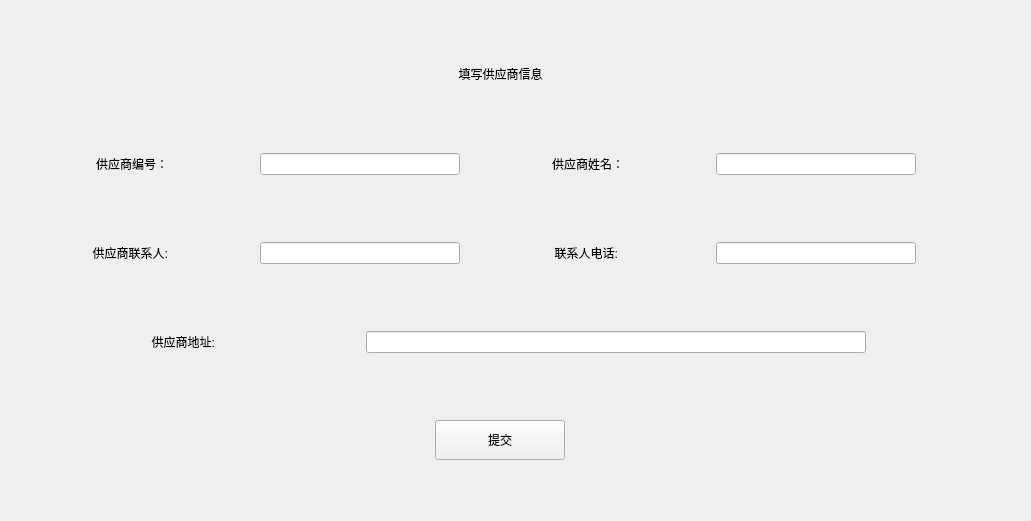
         <widget class="QWidget" name="tb_supplier_add">
          <property name="geometry">
           <rect>
            <x>0</x>
            <y>0</y>
            <width>1031</width>
            <height>521</height>
           </rect>
          </property>
          <attribute name="icon">
           <iconset resource="../main.qrc">
            <normaloff>:/img/resource/add_icon.png</normaloff>:/img/resource/add_icon.png</iconset>
          </attribute>
          <attribute name="label">
           <string>添加供应商信息</string>
          </attribute>
          <widget class="QWidget" name="layoutWidget_6">
           <property name="geometry">
            <rect>
             <x>10</x>
             <y>0</y>
             <width>981</width>
             <height>521</height>
            </rect>
           </property>
           <layout class="QVBoxLayout" name="verticalLayout_9">
            <item>
             <widget class="QLabel" name="label_39">
              <property name="maximumSize">
               <size>
                <width>16777215</width>
                <height>25</height>
               </size>
              </property>
              <property name="text">
               <string>填写供应商信息</string>
              </property>
              <property name="alignment">
               <set>Qt::AlignCenter</set>
              </property>
             </widget>
            </item>
            <item>
             <layout class="QHBoxLayout" name="horizontalLayout_14">
              <item>
               <widget class="QLabel" name="label_40">
                <property name="maximumSize">
                 <size>
                  <width>100</width>
                  <height>16777215</height>
                 </size>
                </property>
                <property name="text">
                 <string>供应商编号：</string>
                </property>
                <property name="alignment">
                 <set>Qt::AlignCenter</set>
                </property>
               </widget>
              </item>
              <item>
               <widget class="QLineEdit" name="supplierid_supplier_add">
                <property name="maximumSize">
                 <size>
                  <width>200</width>
                  <height>16777215</height>
                 </size>
                </property>
                <property name="focusPolicy">
                 <enum>Qt::NoFocus</enum>
                </property>
               </widget>
              </item>
              <item>
               <widget class="QLabel" name="label_41">
                <property name="maximumSize">
                 <size>
                  <width>100</width>
                  <height>16777215</height>
                 </size>
                </property>
                <property name="text">
                 <string>供应商姓名：</string>
                </property>
                <property name="alignment">
                 <set>Qt::AlignCenter</set>
                </property>
               </widget>
              </item>
              <item>
               <widget class="QLineEdit" name="name_supplier_add">
                <property name="maximumSize">
                 <size>
                  <width>200</width>
                  <height>16777215</height>
                 </size>
                </property>
                <property name="focusPolicy">
                 <enum>Qt::StrongFocus</enum>
                </property>
               </widget>
              </item>
             </layout>
            </item>
            <item>
             <layout class="QHBoxLayout" name="horizontalLayout_15">
              <item>
               <widget class="QLabel" name="label_42">
                <property name="maximumSize">
                 <size>
                  <width>100</width>
                  <height>16777215</height>
                 </size>
                </property>
                <property name="text">
                 <string>供应商联系人: </string>
                </property>
                <property name="alignment">
                 <set>Qt::AlignCenter</set>
                </property>
               </widget>
              </item>
              <item>
               <widget class="QLineEdit" name="contact_supplier_add">
                <property name="maximumSize">
                 <size>
                  <width>200</width>
                  <height>16777215</height>
                 </size>
                </property>
                <property name="focusPolicy">
                 <enum>Qt::StrongFocus</enum>
                </property>
               </widget>
              </item>
              <item>
               <widget class="QLabel" name="label_43">
                <property name="maximumSize">
                 <size>
                  <width>100</width>
                  <height>16777215</height>
                 </size>
                </property>
                <property name="text">
                 <string>联系人电话: </string>
                </property>
                <property name="alignment">
                 <set>Qt::AlignCenter</set>
                </property>
               </widget>
              </item>
              <item>
               <widget class="QLineEdit" name="tel_supplier_add">
                <property name="maximumSize">
                 <size>
                  <width>200</width>
                  <height>16777215</height>
                 </size>
                </property>
                <property name="focusPolicy">
                 <enum>Qt::StrongFocus</enum>
                </property>
               </widget>
              </item>
             </layout>
            </item>
            <item>
             <layout class="QHBoxLayout" name="horizontalLayout_16">
              <item>
               <widget class="QLabel" name="label_44">
                <property name="maximumSize">
                 <size>
                  <width>100</width>
                  <height>16777215</height>
                 </size>
                </property>
                <property name="text">
                 <string>供应商地址: </string>
                </property>
                <property name="alignment">
                 <set>Qt::AlignCenter</set>
                </property>
               </widget>
              </item>
              <item>
               <widget class="QLineEdit" name="address_supplier_add">
                <property name="maximumSize">
                 <size>
                  <width>500</width>
                  <height>16777215</height>
                 </size>
                </property>
                <property name="focusPolicy">
                 <enum>Qt::StrongFocus</enum>
                </property>
               </widget>
              </item>
             </layout>
            </item>
            <item>
             <layout class="QHBoxLayout" name="horizontalLayout_17">
              <item>
               <widget class="QPushButton" name="submit_supplier_add">
                <property name="minimumSize">
                 <size>
                  <width>130</width>
                  <height>40</height>
                 </size>
                </property>
                <property name="maximumSize">
                 <size>
                  <width>100</width>
                  <height>16777215</height>
                 </size>
                </property>
                <property name="text">
                 <string>提交</string>
                </property>
               </widget>
              </item>
             </layout>
            </item>
           </layout>
          </widget>
         </widget>
